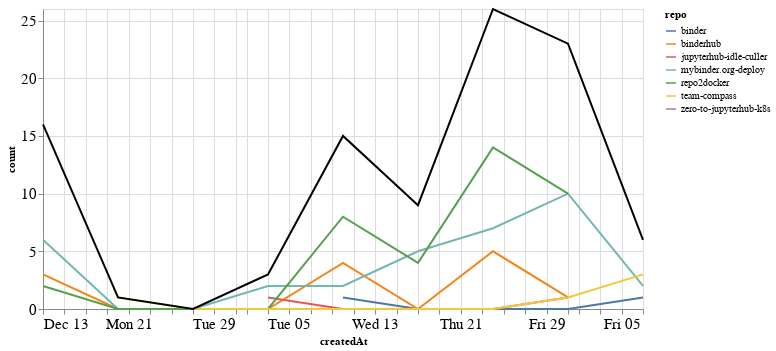

Write notebook code for a chart like this one.
### Markdown cell above
### Comments

### Code cell
comments_time = comments.groupby('repo').resample('W', on='createdAt').count()['author'].reset_index()
comments_time = comments_time.rename(columns={'author': 'count'})
comments_time_total = comments_time.groupby('createdAt').agg({"count": "sum"}).reset_index()
ch1 = alt.Chart(comments_time, width=600).mark_line().encode(
    x='createdAt',
    y='count',
    color='repo',
    tooltip="repo"
)

ch2 = alt.Chart(comments_time_total, width=600).mark_line(color="black").encode(
    x='createdAt',
    y='count',
)

ch1 + ch2

### Figure 1 — Vega-Lite specification as saved in the notebook (floating-point values rounded to 4 significant figures)
{"config": {"axisLeft": {"labelFontSize": 15}, "axisBottom": {"labelFontSize": 15}}, "layer": [{"data": {"name": "data-afcf8ecc80f07ecf82a26a7add4e7850"}, "mark": "line", "encoding": {"color": {"type": "nominal", "field": "repo"}, "tooltip": {"type": "nominal", "field": "repo"}, "x": {"type": "temporal", "field": "createdAt"}, "y": {"type": "quantitative", "field": "count"}}, "width": 600}, {"data": {"name": "data-fc422849b8675ac0cb2c2956317470a2"}, "mark": {"type": "line", "color": "black"}, "encoding": {"x": {"type": "temporal", "field": "createdAt"}, "y": {"type": "quantitative", "field": "count"}}, "width": 600}], "$schema": "https://vega.github.io/schema/vega-lite/v4.8.1.json", "datasets": {"data-afcf8ecc80f07ecf82a26a7add4e7850": [{"repo": "binder", "createdAt": "2021-01-10T00:00:00", "count": 1}, {"repo": "binder", "createdAt": "2021-01-17T00:00:00", "count": 0}, {"repo": "binder", "createdAt": "2021-01-24T00:00:00", "count": 0}, {"repo": "binder", "createdAt": "2021-01-31T00:00:00", "count": 0}, {"repo": "binder", "createdAt": "2021-02-07T00:00:00", "count": 1}, {"repo": "binderhub", "createdAt": "2020-12-13T00:00:00", "count": 3}, {"repo": "binderhub", "createdAt": "2020-12-20T00:00:00", "count": 0}, {"repo": "binderhub", "createdAt": "2020-12-27T00:00:00", "count": 0}, {"repo": "binderhub", "createdAt": "2021-01-03T00:00:00", "count": 0}, {"repo": "binderhub", "createdAt": "2021-01-10T00:00:00", "count": 4}, {"repo": "binderhub", "createdAt": "2021-01-17T00:00:00", "count": 0}, {"repo": "binderhub", "createdAt": "2021-01-24T00:00:00", "count": 5}, {"repo": "binderhub", "createdAt": "2021-01-31T00:00:00", "count": 1}, {"repo": "jupyterhub-idle-culler", "createdAt": "2021-01-03T00:00:00", "count": 1}, {"repo": "jupyterhub-idle-culler", "createdAt": "2021-01-10T00:00:00", "count": 0}, {"repo": "jupyterhub-idle-culler", "createdAt": "2021-01-17T00:00:00", "count": 0}, {"repo": "jupyterhub-idle-culler", "createdAt": "2021-01-24T00:00:00", "count": 0}, {"repo": "jupyterhub-idle-culler", "createdAt": "2021-01-31T00:00:00", "count": 1}, {"repo": "mybinder.org-deploy", "createdAt": "2020-12-13T00:00:00", "count": 6}, {"repo": "mybinder.org-deploy", "createdAt": "2020-12-20T00:00:00", "count": 0}, {"repo": "mybinder.org-deploy", "createdAt": "2020-12-27T00:00:00", "count": 0}, {"repo": "mybinder.org-deploy", "createdAt": "2021-01-03T00:00:00", "count": 2}, {"repo": "mybinder.org-deploy", "createdAt": "2021-01-10T00:00:00", "count": 2}, {"repo": "mybinder.org-deploy", "createdAt": "2021-01-17T00:00:00", "count": 5}, {"repo": "mybinder.org-deploy", "createdAt": "2021-01-24T00:00:00", "count": 7}, {"repo": "mybinder.org-deploy", "createdAt": "2021-01-31T00:00:00", "count": 10}, {"repo": "mybinder.org-deploy", "createdAt": "2021-02-07T00:00:00", "count": 2}, {"repo": "repo2docker", "createdAt": "2020-12-13T00:00:00", "count": 2}, {"repo": "repo2docker", "createdAt": "2020-12-20T00:00:00", "count": 0}, {"repo": "repo2docker", "createdAt": "2020-12-27T00:00:00", "count": 0}, {"repo": "repo2docker", "createdAt": "2021-01-03T00:00:00", "count": 0}, {"repo": "repo2docker", "createdAt": "2021-01-10T00:00:00", "count": 8}, {"repo": "repo2docker", "createdAt": "2021-01-17T00:00:00", "count": 4}, {"repo": "repo2docker", "createdAt": "2021-01-24T00:00:00", "count": 14}, {"repo": "repo2docker", "createdAt": "2021-01-31T00:00:00", "count": 10}, {"repo": "team-compass", "createdAt": "2020-12-20T00:00:00", "count": 1}, {"repo": "team-compass", "createdAt": "2020-12-27T00:00:00", "count": 0}, {"repo": "team-compass", "createdAt": "2021-01-03T00:00:00", "count": 0}, {"repo": "team-compass", "createdAt": "2021-01-10T00:00:00", "count": 0}, {"repo": "team-compass", "createdAt": "2021-01-17T00:00:00", "count": 0}, {"repo": "team-compass", "createdAt": "2021-01-24T00:00:00", "count": 0}, {"repo": "team-compass", "createdAt": "2021-01-31T00:00:00", "count": 1}, {"repo": "team-compass", "createdAt": "2021-02-07T00:00:00", "count": 3}, {"repo": "zero-to-jupyterhub-k8s", "createdAt": "2020-12-13T00:00:00", "count": 5}], "data-fc422849b8675ac0cb2c2956317470a2": [{"createdAt": "2020-12-13T00:00:00", "count": 16}, {"createdAt": "2020-12-20T00:00:00", "count": 1}, {"createdAt": "2020-12-27T00:00:00", "count": 0}, {"createdAt": "2021-01-03T00:00:00", "count": 3}, {"createdAt": "2021-01-10T00:00:00", "count": 15}, {"createdAt": "2021-01-17T00:00:00", "count": 9}, {"createdAt": "2021-01-24T00:00:00", "count": 26}, {"createdAt": "2021-01-31T00:00:00", "count": 23}, {"createdAt": "2021-02-07T00:00:00", "count": 6}]}}
